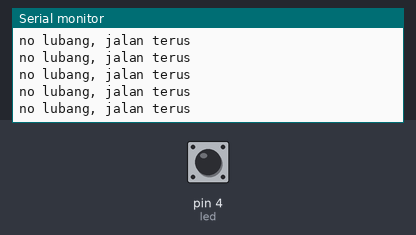
Simulated run of this sketch. Board: Arduino Uno, built with avr-gcc and run on an emulated ATmega328P. Shown: the last lines printed to the serial monitor. Inputs (shaded band) come from the test bench; at power-on: pin 4 (led) LOW.

Above: at 1.2 s.
1.3 s: pin 4 (led) driven HIGH
At 1.8 s:
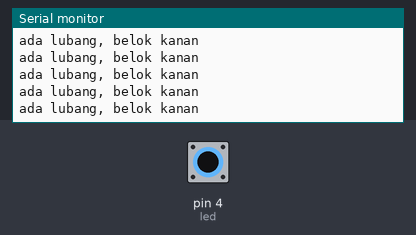
3.2 s: pin 4 (led) driven LOW
At 3.7 s:
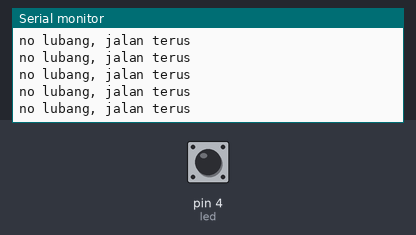
6.2 s: pin 4 (led) driven HIGH
At 7.0 s:
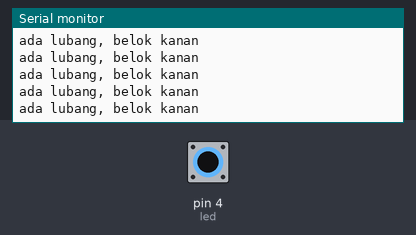
9.2 s: pin 4 (led) pulsed LOW 2 times (0.12 s each, 0.3 s apart)
12.8 s: pin 4 (led) driven LOW
At 13.9 s:
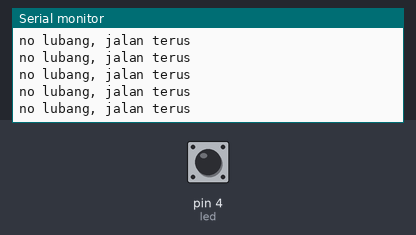
15.8 s: pin 4 (led) driven HIGH
At 16.3 s:
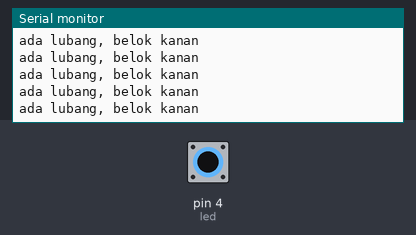

The sketch:

sketch_sep03a.ino
```cpp
int led = 4;
void setup() {
  // put your setup code here, to run once:
  Serial.begin(9600);
  pinMode(led, INPUT);
}

void loop() {
  // put your main code here, to run repeatedly:
  int a = digitalRead(led);
  if(a== 1){
    Serial.println("ada lubang, belok kanan");
  }else{
    Serial.println("no lubang, jalan terus");
  }


}
```

Measured:
- after the input at 1.3 s, the serial monitor: prints a new line after 0.07 s (image 1)
- after the input at 12.8 s, the serial monitor: prints a new line after 0.09 s (image 4)
